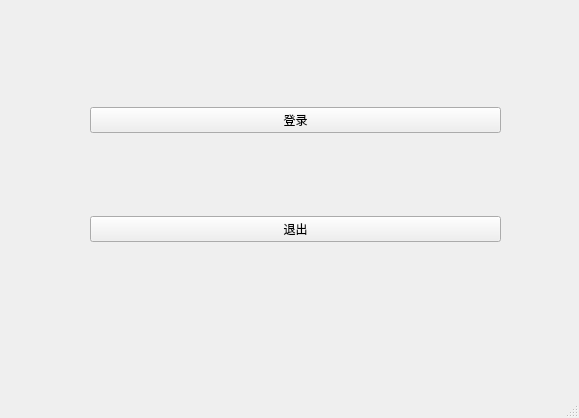
<?xml version="1.0" encoding="UTF-8"?>
<ui version="4.0">
    <class>MainWindow</class>
    <widget class="QMainWindow" name="MainWindow">
        <property name="geometry">
            <rect>
                <x>0</x>
                <y>0</y>
                <width>579</width>
                <height>418</height>
            </rect>
        </property>
        <property name="windowTitle">
            <string>MainWindow</string>
        </property>
        <widget class="QWidget" name="centralwidget">
            <widget class="QWidget" name="verticalLayoutWidget">
                <property name="geometry">
                    <rect>
                        <x>90</x>
                        <y>30</y>
                        <width>411</width>
                        <height>291</height>
                    </rect>
                </property>
                <layout class="QVBoxLayout" name="main_vbox_layout">
                    <item>
                        <widget class="QPushButton" name="sign_in_button">
                            <property name="text">
                                <string>登录</string>
                            </property>
                        </widget>
                    </item>
                    <item>
                        <widget class="QPushButton" name="exit_button">
                            <property name="text">
                                <string>退出</string>
                            </property>
                        </widget>
                    </item>
                </layout>
            </widget>
        </widget>
        <widget class="QMenuBar" name="menubar">
            <property name="geometry">
                <rect>
                    <x>0</x>
                    <y>0</y>
                    <width>579</width>
                    <height>24</height>
                </rect>
            </property>
        </widget>
        <widget class="QStatusBar" name="statusbar"/>
    </widget>
    <resources/>
    <connections/>
</ui>
